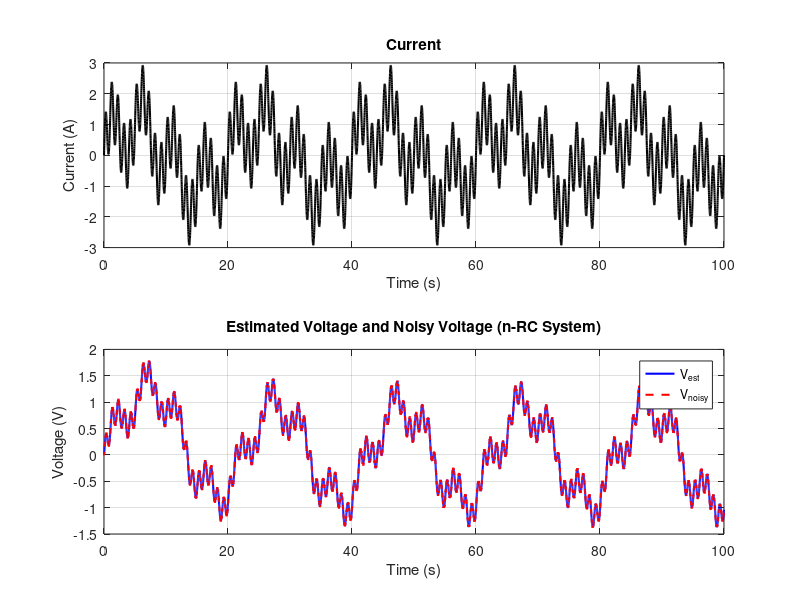

Reproduce this figure in MATLAB.
clc; clear; close all;

%% Parameters
n = 5;  % Number of RC elements (extendable to any order)
t = 0:0.01:100;  % Time vector (continuous time)
dt = t(2) - t(1);  % Time step (delta t)

% Synthetic current data (sum of sine waves)
A = 1; 
T1 = 1;
T2 = 5;
T3 = 20;
I1 = A * sin(2 * pi * t / T1);
I2 = A * sin(2 * pi * t / T2);
I3 = A * sin(2 * pi * t / T3);
ik = I1 + I2 + I3;  % Total current

% Parameters for the normal distribution of tau
mu = 10;
sigma = 5;
tau = 0.1:0.1:20;  % Time constants
pdf_tau = (1/(sigma * sqrt(2*pi))) * exp(-(tau - mu).^2 / (2 * sigma^2));
pdf_tau = pdf_tau / max(pdf_tau);  % Normalize the PDF
tau_discrete = linspace(min(tau), max(tau), n);  % Discrete tau values for RC elements
R_discrete = interp1(tau, pdf_tau, tau_discrete);  % Interpolated R values

% Initialize voltage
V_est = zeros(1, length(t));  % Estimated voltage
R0 = 0.1;  % Internal resistance
OCV = 0;   % Open circuit voltage
V_RC = zeros(n, length(t));  % RC voltages for each element

%% Initial voltage calculation (first time step)
V_est(1) = OCV + R0 * ik(1);
for i = 1:n
    V_RC(i, 1) = ik(1) * R_discrete(i) * (1 - exp(-dt / tau_discrete(i)));
    V_est(1) = V_est(1) + V_RC(i, 1);
end

%% Continuous-time voltage calculation (n-RC system for subsequent time steps)
for k = 2:length(t)
    V_est(k) = OCV + R0 * ik(k);
    for i = 1:n
        % Calculate RC voltages based on previous time step
        V_RC(i, k) = exp(-dt / tau_discrete(i)) * V_RC(i, k-1) + ...
                     R_discrete(i) * (1 - exp(-dt / tau_discrete(i))) * ik(k);
        V_est(k) = V_est(k) + V_RC(i, k);
    end
end

%% Add noise to the voltage
noise_level = 0.01;
V_noisy = V_est + noise_level * randn(size(V_est));

%% Plot the results
figure;

% Subplot for current
subplot(2,1,1);
plot(t, ik, 'k-', 'LineWidth', 1.5);
xlabel('Time (s)');
ylabel('Current (A)');
title('Current');
grid on;

% Subplot for voltage
subplot(2,1,2);
plot(t, V_est, 'b-', 'LineWidth', 1.5); hold on;
plot(t, V_noisy, 'r--', 'LineWidth', 1.5);
xlabel('Time (s)');
ylabel('Voltage (V)');
legend('V_{est}', 'V_{noisy}');
title('Estimated Voltage and Noisy Voltage (n-RC System)');
grid on;

